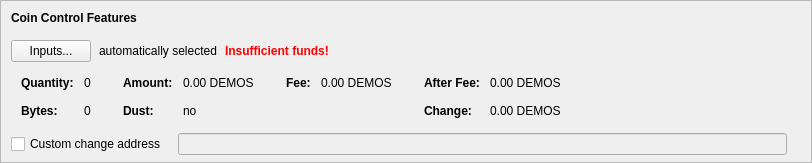
    <widget class="QFrame" name="frameCoinControl">
     <property name="sizePolicy">
      <sizepolicy hsizetype="Expanding" vsizetype="Expanding">
       <horstretch>0</horstretch>
       <verstretch>0</verstretch>
      </sizepolicy>
     </property>
     <property name="maximumSize">
      <size>
       <width>16777215</width>
       <height>16777215</height>
      </size>
     </property>
     <property name="frameShape">
      <enum>QFrame::StyledPanel</enum>
     </property>
     <property name="frameShadow">
      <enum>QFrame::Sunken</enum>
     </property>
     <layout class="QVBoxLayout" name="verticalLayoutCoinControl2">
      <property name="spacing">
       <number>0</number>
      </property>
      <property name="leftMargin">
       <number>0</number>
      </property>
      <property name="topMargin">
       <number>0</number>
      </property>
      <property name="rightMargin">
       <number>0</number>
      </property>
      <property name="bottomMargin">
       <number>6</number>
      </property>
      <item>
       <layout class="QVBoxLayout" name="verticalLayoutCoinControl" stretch="0,0,0,0,1">
        <property name="spacing">
         <number>0</number>
        </property>
        <property name="leftMargin">
         <number>10</number>
        </property>
        <property name="topMargin">
         <number>10</number>
        </property>
        <item>
         <layout class="QHBoxLayout" name="horizontalLayoutCoinControl1">
          <property name="bottomMargin">
           <number>15</number>
          </property>
          <item>
           <widget class="QLabel" name="labelCoinControlFeatures">
            <property name="sizePolicy">
             <sizepolicy hsizetype="Preferred" vsizetype="Maximum">
              <horstretch>0</horstretch>
              <verstretch>0</verstretch>
             </sizepolicy>
            </property>
            <property name="font">
             <font>
              <weight>75</weight>
              <bold>true</bold>
             </font>
            </property>
            <property name="styleSheet">
             <string notr="true">font-weight:bold;</string>
            </property>
            <property name="text">
             <string>Coin Control Features</string>
            </property>
           </widget>
          </item>
         </layout>
        </item>
        <item>
         <layout class="QHBoxLayout" name="horizontalLayoutCoinControl2" stretch="0,0,0,0">
          <property name="spacing">
           <number>8</number>
          </property>
          <property name="bottomMargin">
           <number>10</number>
          </property>
          <item>
           <widget class="QPushButton" name="pushButtonCoinControl">
            <property name="styleSheet">
             <string notr="true"/>
            </property>
            <property name="text">
             <string>Inputs...</string>
            </property>
            <property name="autoDefault">
             <bool>false</bool>
            </property>
           </widget>
          </item>
          <item>
           <widget class="QLabel" name="labelCoinControlAutomaticallySelected">
            <property name="text">
             <string>automatically selected</string>
            </property>
            <property name="margin">
             <number>5</number>
            </property>
           </widget>
          </item>
          <item>
           <widget class="QLabel" name="labelCoinControlInsuffFunds">
            <property name="font">
             <font>
              <weight>75</weight>
              <bold>true</bold>
             </font>
            </property>
            <property name="styleSheet">
             <string notr="true">color:red;font-weight:bold;</string>
            </property>
            <property name="text">
             <string>Insufficient funds!</string>
            </property>
            <property name="margin">
             <number>5</number>
            </property>
           </widget>
          </item>
          <item>
           <spacer name="horizontalSpacerCoinControl">
            <property name="orientation">
             <enum>Qt::Horizontal</enum>
            </property>
            <property name="sizeHint" stdset="0">
             <size>
              <width>40</width>
              <height>1</height>
             </size>
            </property>
           </spacer>
          </item>
         </layout>
        </item>
        <item>
         <widget class="QWidget" name="widgetCoinControl" native="true">
          <property name="sizePolicy">
           <sizepolicy hsizetype="Preferred" vsizetype="Preferred">
            <horstretch>0</horstretch>
            <verstretch>0</verstretch>
           </sizepolicy>
          </property>
          <property name="minimumSize">
           <size>
            <width>0</width>
            <height>0</height>
           </size>
          </property>
          <property name="styleSheet">
           <string notr="true"/>
          </property>
          <layout class="QHBoxLayout" name="horizontalLayoutCoinControl5">
           <property name="leftMargin">
            <number>0</number>
           </property>
           <property name="topMargin">
            <number>0</number>
           </property>
           <property name="rightMargin">
            <number>0</number>
           </property>
           <property name="bottomMargin">
            <number>0</number>
           </property>
           <item>
            <layout class="QHBoxLayout" name="horizontalLayoutCoinControl3" stretch="0,0,0,1">
             <property name="spacing">
              <number>20</number>
             </property>
             <property name="topMargin">
              <number>0</number>
             </property>
             <property name="bottomMargin">
              <number>10</number>
             </property>
             <item>
              <layout class="QFormLayout" name="formLayoutCoinControl1">
               <property name="horizontalSpacing">
                <number>10</number>
               </property>
               <property name="verticalSpacing">
                <number>14</number>
               </property>
               <property name="leftMargin">
                <number>10</number>
               </property>
               <property name="topMargin">
                <number>4</number>
               </property>
               <property name="rightMargin">
                <number>6</number>
               </property>
               <item row="0" column="0">
                <widget class="QLabel" name="labelCoinControlQuantityText">
                 <property name="font">
                  <font>
                   <weight>75</weight>
                   <bold>true</bold>
                  </font>
                 </property>
                 <property name="text">
                  <string>Quantity:</string>
                 </property>
                 <property name="margin">
                  <number>0</number>
                 </property>
                </widget>
               </item>
               <item row="0" column="1">
                <widget class="QLabel" name="labelCoinControlQuantity">
                 <property name="cursor">
                  <cursorShape>IBeamCursor</cursorShape>
                 </property>
                 <property name="contextMenuPolicy">
                  <enum>Qt::ActionsContextMenu</enum>
                 </property>
                 <property name="text">
                  <string notr="true">0</string>
                 </property>
                 <property name="margin">
                  <number>0</number>
                 </property>
                 <property name="textInteractionFlags">
                  <set>Qt::LinksAccessibleByMouse|Qt::TextSelectableByKeyboard|Qt::TextSelectableByMouse</set>
                 </property>
                </widget>
               </item>
               <item row="1" column="0">
                <widget class="QLabel" name="labelCoinControlBytesText">
                 <property name="font">
                  <font>
                   <weight>75</weight>
                   <bold>true</bold>
                  </font>
                 </property>
                 <property name="text">
                  <string>Bytes:</string>
                 </property>
                </widget>
               </item>
               <item row="1" column="1">
                <widget class="QLabel" name="labelCoinControlBytes">
                 <property name="cursor">
                  <cursorShape>IBeamCursor</cursorShape>
                 </property>
                 <property name="contextMenuPolicy">
                  <enum>Qt::ActionsContextMenu</enum>
                 </property>
                 <property name="text">
                  <string notr="true">0</string>
                 </property>
                 <property name="textInteractionFlags">
                  <set>Qt::LinksAccessibleByMouse|Qt::TextSelectableByKeyboard|Qt::TextSelectableByMouse</set>
                 </property>
                </widget>
               </item>
              </layout>
             </item>
             <item>
              <layout class="QFormLayout" name="formLayoutCoinControl2">
               <property name="horizontalSpacing">
                <number>10</number>
               </property>
               <property name="verticalSpacing">
                <number>14</number>
               </property>
               <property name="leftMargin">
                <number>6</number>
               </property>
               <property name="topMargin">
                <number>4</number>
               </property>
               <property name="rightMargin">
                <number>6</number>
               </property>
               <item row="0" column="0">
                <widget class="QLabel" name="labelCoinControlAmountText">
                 <property name="font">
                  <font>
                   <weight>75</weight>
                   <bold>true</bold>
                  </font>
                 </property>
                 <property name="text">
                  <string>Amount:</string>
                 </property>
                 <property name="margin">
                  <number>0</number>
                 </property>
                </widget>
               </item>
               <item row="0" column="1">
                <widget class="QLabel" name="labelCoinControlAmount">
                 <property name="cursor">
                  <cursorShape>IBeamCursor</cursorShape>
                 </property>
                 <property name="contextMenuPolicy">
                  <enum>Qt::ActionsContextMenu</enum>
                 </property>
                 <property name="text">
                  <string notr="true">0.00 DEMOS</string>
                 </property>
                 <property name="textInteractionFlags">
                  <set>Qt::LinksAccessibleByMouse|Qt::TextSelectableByKeyboard|Qt::TextSelectableByMouse</set>
                 </property>
                </widget>
               </item>
               <item row="1" column="0">
                <widget class="QLabel" name="labelCoinControlLowOutputText">
                 <property name="font">
                  <font>
                   <weight>75</weight>
                   <bold>true</bold>
                  </font>
                 </property>
                 <property name="text">
                  <string>Dust:</string>
                 </property>
                </widget>
               </item>
               <item row="1" column="1">
                <widget class="QLabel" name="labelCoinControlLowOutput">
                 <property name="cursor">
                  <cursorShape>IBeamCursor</cursorShape>
                 </property>
                 <property name="contextMenuPolicy">
                  <enum>Qt::ActionsContextMenu</enum>
                 </property>
                 <property name="text">
                  <string notr="true">no</string>
                 </property>
                 <property name="textInteractionFlags">
                  <set>Qt::LinksAccessibleByMouse|Qt::TextSelectableByKeyboard|Qt::TextSelectableByMouse</set>
                 </property>
                </widget>
               </item>
              </layout>
             </item>
             <item>
              <layout class="QFormLayout" name="formLayoutCoinControl3">
               <property name="horizontalSpacing">
                <number>10</number>
               </property>
               <property name="verticalSpacing">
                <number>14</number>
               </property>
               <property name="leftMargin">
                <number>6</number>
               </property>
               <property name="topMargin">
                <number>4</number>
               </property>
               <property name="rightMargin">
                <number>6</number>
               </property>
               <item row="0" column="0">
                <widget class="QLabel" name="labelCoinControlFeeText">
                 <property name="font">
                  <font>
                   <weight>75</weight>
                   <bold>true</bold>
                  </font>
                 </property>
                 <property name="text">
                  <string>Fee:</string>
                 </property>
                 <property name="margin">
                  <number>0</number>
                 </property>
                </widget>
               </item>
               <item row="0" column="1">
                <widget class="QLabel" name="labelCoinControlFee">
                 <property name="cursor">
                  <cursorShape>IBeamCursor</cursorShape>
                 </property>
                 <property name="contextMenuPolicy">
                  <enum>Qt::ActionsContextMenu</enum>
                 </property>
                 <property name="text">
                  <string notr="true">0.00 DEMOS</string>
                 </property>
                 <property name="textInteractionFlags">
                  <set>Qt::LinksAccessibleByMouse|Qt::TextSelectableByKeyboard|Qt::TextSelectableByMouse</set>
                 </property>
                </widget>
               </item>
             </layout>
             </item>
             <item>
              <layout class="QFormLayout" name="formLayoutCoinControl4">
               <property name="horizontalSpacing">
                <number>10</number>
               </property>
               <property name="verticalSpacing">
                <number>14</number>
               </property>
               <property name="leftMargin">
                <number>6</number>
               </property>
               <property name="topMargin">
                <number>4</number>
               </property>
               <property name="rightMargin">
                <number>6</number>
               </property>
               <item row="0" column="0">
                <widget class="QLabel" name="labelCoinControlAfterFeeText">
                 <property name="font">
                  <font>
                   <weight>75</weight>
                   <bold>true</bold>
                  </font>
                 </property>
                 <property name="text">
                  <string>After Fee:</string>
                 </property>
                 <property name="margin">
                  <number>0</number>
                 </property>
                </widget>
               </item>
               <item row="0" column="1">
                <widget class="QLabel" name="labelCoinControlAfterFee">
                 <property name="cursor">
                  <cursorShape>IBeamCursor</cursorShape>
                 </property>
                 <property name="contextMenuPolicy">
                  <enum>Qt::ActionsContextMenu</enum>
                 </property>
                 <property name="text">
                  <string notr="true">0.00 DEMOS</string>
                 </property>
                 <property name="textInteractionFlags">
                  <set>Qt::LinksAccessibleByMouse|Qt::TextSelectableByKeyboard|Qt::TextSelectableByMouse</set>
                 </property>
                </widget>
               </item>
               <item row="1" column="0">
                <widget class="QLabel" name="labelCoinControlChangeText">
                 <property name="font">
                  <font>
                   <weight>75</weight>
                   <bold>true</bold>
                  </font>
                 </property>
                 <property name="text">
                  <string>Change:</string>
                 </property>
                </widget>
               </item>
               <item row="1" column="1">
                <widget class="QLabel" name="labelCoinControlChange">
                 <property name="cursor">
                  <cursorShape>IBeamCursor</cursorShape>
                 </property>
                 <property name="contextMenuPolicy">
                  <enum>Qt::ActionsContextMenu</enum>
                 </property>
                 <property name="text">
                  <string notr="true">0.00 DEMOS</string>
                 </property>
                 <property name="textInteractionFlags">
                  <set>Qt::LinksAccessibleByMouse|Qt::TextSelectableByKeyboard|Qt::TextSelectableByMouse</set>
                 </property>
                </widget>
               </item>
              </layout>
             </item>
            </layout>
           </item>
          </layout>
         </widget>
        </item>
        <item>
         <layout class="QHBoxLayout" name="horizontalLayoutCoinControl4" stretch="0,0,0">
          <property name="spacing">
           <number>12</number>
          </property>
          <property name="sizeConstraint">
           <enum>QLayout::SetDefaultConstraint</enum>
          </property>
          <property name="topMargin">
           <number>5</number>
          </property>
          <property name="rightMargin">
           <number>5</number>
          </property>
          <item>
           <widget class="QCheckBox" name="checkBoxCoinControlChange">
            <property name="toolTip">
             <string>If this is activated, but the change address is empty or invalid, change will be sent to a newly generated address.</string>
            </property>
            <property name="text">
             <string>Custom change address</string>
            </property>
           </widget>
          </item>
          <item>
           <widget class="QValidatedLineEdit" name="lineEditCoinControlChange">
            <property name="enabled">
             <bool>false</bool>
            </property>
            <property name="sizePolicy">
             <sizepolicy hsizetype="Expanding" vsizetype="Fixed">
              <horstretch>0</horstretch>
              <verstretch>0</verstretch>
             </sizepolicy>
            </property>
           </widget>
          </item>
          <item>
           <widget class="QLabel" name="labelCoinControlChangeLabel">
            <property name="sizePolicy">
             <sizepolicy hsizetype="Preferred" vsizetype="Expanding">
              <horstretch>0</horstretch>
              <verstretch>0</verstretch>
             </sizepolicy>
            </property>
            <property name="minimumSize">
             <size>
              <width>0</width>
              <height>0</height>
             </size>
            </property>
            <property name="text">
             <string/>
            </property>
            <property name="margin">
             <number>3</number>
            </property>
           </widget>
          </item>
         </layout>
        </item>
        <item>
         <spacer name="verticalSpacerCoinControl">
          <property name="orientation">
           <enum>Qt::Vertical</enum>
          </property>
          <property name="sizeHint" stdset="0">
           <size>
            <width>800</width>
            <height>1</height>
           </size>
          </property>
         </spacer>
        </item>
       </layout>
      </item>
     </layout>
    </widget>
